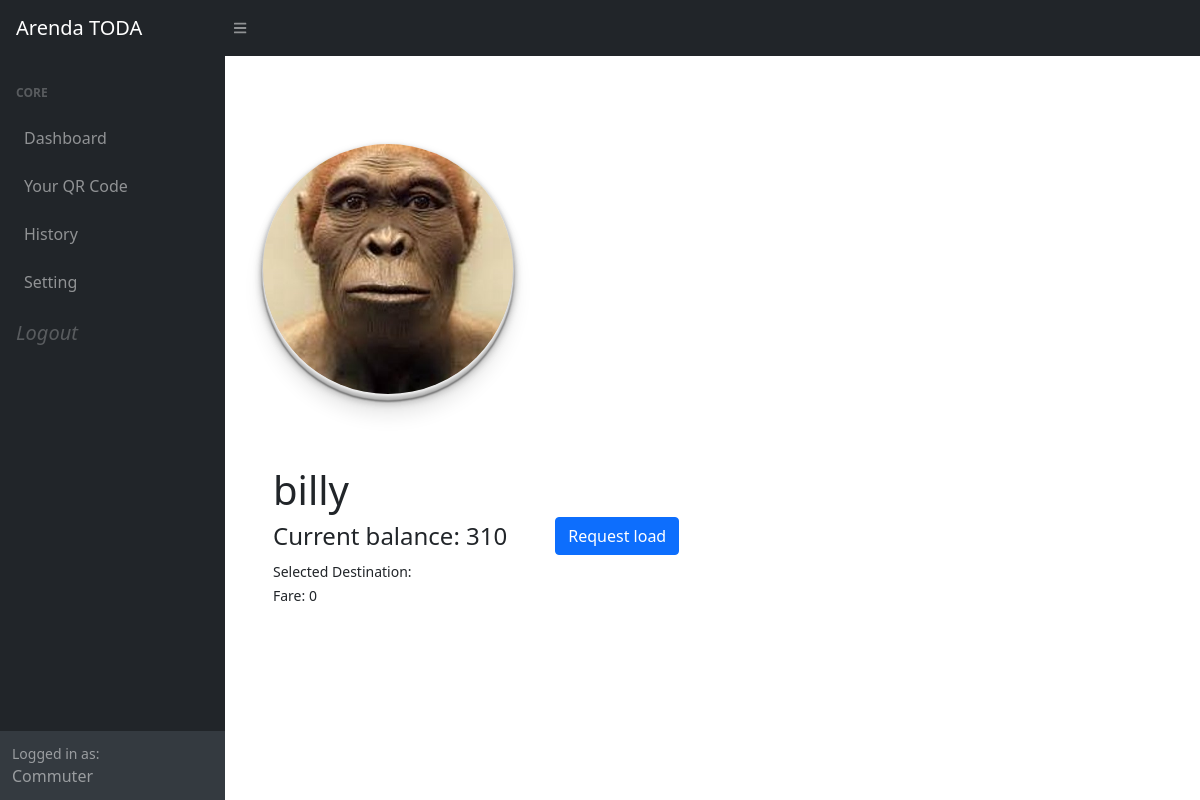
The page /index1.php (signed in) on the database its author committed.
### tables this page shows
CREATE TABLE `passenger_info` (
  `id` int(11) NOT NULL,
  `passenger_id` int(11) NOT NULL,
  `name` text NOT NULL,
  `balance` int(11) NOT NULL,
  `image_url` text NOT NULL,
  `destination` text NOT NULL,
  `fare` int(11) NOT NULL
);

### index1.php (the view, shortened to what this page needs)
<?php require_once "controluserdata.php";
        require_once "check.php";
        $email = $_SESSION['email'];
        $sql = mysqli_query($conn, "SELECT * FROM userdata WHERE  email = '$email' and role = 'user' ");
        $result = mysqli_fetch_assoc($sql);
        $currentid = $result['id'];
        $getinfo = mysqli_fetch_assoc(mysqli_query($conn, "SELECT * FROM passenger_info WHERE passenger_id = '$currentid'"));
?>
<!DOCTYPE html>
<html lang="en">
    <head>
        <link rel="stylesheet" href="https://cdn.jsdelivr.net/npm/bootstrap@4.1.3/dist/css/bootstrap.min.css">
        <link href="https://cdn.jsdelivr.net/npm/simple-datatables@latest/dist/style.css" rel="stylesheet" />
        <link href="userfile/css/dashstyle.css" rel="stylesheet" />
    </head>
    <body class="sb-nav-fixed">
        <nav class="sb-topnav navbar navbar-expand navbar-dark bg-dark">
            <a class="navbar-brand ps-3" href="index.php">Arenda TODA</a>
            <button class="btn btn-link btn-sm order-1 order-lg-0 me-4 me-lg-0" id="sidebarToggle" href="#!"><i class="fas fa-bars"></i></button>
        </nav>
        <div id="layoutSidenav">
            <div id="layoutSidenav_nav">
                <nav class="sb-sidenav accordion sb-sidenav-dark" id="sidenavAccordion">
                    <div class="sb-sidenav-menu">
                        <div class="nav">
                            <div class="sb-sidenav-menu-heading">Core</div>
                           <a class="nav-link" href="index.php">
                                Dashboard
                            </a>
                            <a class="nav-link" href="QR.php">
                                Your QR Code
                            </a>
                            <a class="nav-link" href="Chistory.php">
                                History
                            </a>
                            <a class="nav-link" href="Csetting.php">
                                Setting
                            </a>
                            <a class="nav-link" href="logout.php">
                                <div class="sb-nav-link-icon"><i class="material-icons" style="font-size:20px">Logout</i></div>
                            </a>
                        </div>
                    </div>
                    <div class="sb-sidenav-footer">
                        <div class="small">Logged in as:</div>
                        Commuter
                    </div>
                </nav>
            </div>
            <div id="layoutSidenav_content">
                <main>
                    <?php
                         $sql = "SELECT * FROM passenger_info WHERE passenger_id = '$currentid' ";
                         $res = mysqli_query($conn, $sql);
                         if (mysqli_num_rows($res) > 0) {
                             while ($images = mysqli_fetch_assoc($res)) {  ?>
                             <div class="alb ml-2 mt-4">
                                 <img src="userfile/uploads/<?=$images['image_url']?> ">
                             </div>
                    <?php } }?>
                    <br>
                              <div class="profile">
                          <header>
                            <h1><?php echo $getinfo['name'];?></h1>
                            <h4>Current balance: <?php echo " ". $getinfo['balance'];?></h4>
                            <small>Selected Destination: <?php echo " ". $getinfo['destination'];?></small><br>
                            <small>Fare: <?php echo " ". $getinfo['fare'];?></small>
                          </header>
                          <div class="resume-section-content">
                    <div class="subheading">
                <button type="button" class="btn btn-primary ml-5" data-bs-toggle="modal" data-bs-target="#exampleModal">
                Request load
                </button>
                        </div>
                    </div>
                </main>
            </div>
        </div>
    </body>
</html>

### index1.php (style rules this page uses)
.alb img { margin-top: 4em; display: inline-block; margin-left:30px; width: 250px; height: 250px; border-radius: 50%; object-fit: cover; box-shadow: 0px 1px 2px #eee, 0px 2px 2px #e9e9e9, 0px 3px 2px #ccc, 0px 4px 2px #c9c9c9, 0px 5px 2px #bbb, 0px 6px 2px #b9b9b9, 0px 7px 2px #999, 0px 7px 2px rgba(0, 0, 0, 0.5), 0px 7px 2px rgba(0, 0, 0, 0.1), 0px 7px 2px rgba(0, 0, 0, 0.73), 0px 3px 5px rgba(0, 0, 0, 0.3), 0px 5px 10px rgba(0, 0, 0, 0.37), 0px 10px 10px rgba(0, 0, 0, 0.1), 0px 20px 20px rgba(0, 0, 0, 0.1); }

### rows shown on the page
passenger_info: image_url (picture), name "billy", balance "310", fare "0"
